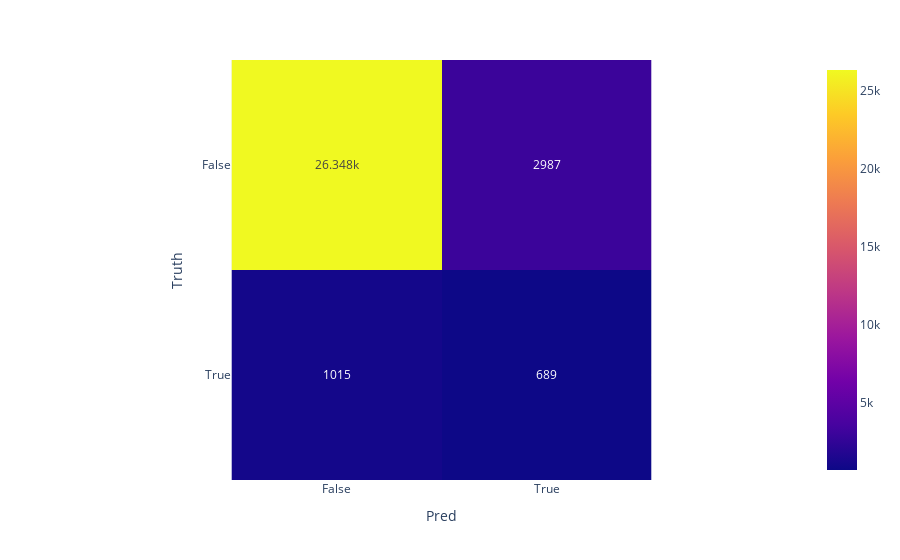

The notebook cell saved with this chart:
### Code cell
import plotly.express as px

fig = px.imshow([[tn, fp], [fn, tp]], text_auto=True, labels=dict(y="Truth", x="Pred"),
                x=["False", "True"],
                y=["False", "True"]
               )
fig.show()

### Figure 1 — Plotly figure (JSON) as saved in the notebook; plotly's stock layout.template omitted (floating-point values rounded to 4 significant figures)
{"data": [{"coloraxis": "coloraxis", "hovertemplate": "Pred: %{x}<br>Truth: %{y}<br>color: %{z}<extra></extra>", "name": "0", "texttemplate": "%{z}", "type": "heatmap", "x": ["False", "True"], "xaxis": "x", "y": ["False", "True"], "yaxis": "y", "z": [[26348, 2987], [1015, 689]]}], "layout": {"coloraxis": {"colorscale": [[0, "#0d0887"], [0.1111, "#46039f"], [0.2222, "#7201a8"], [0.3333, "#9c179e"], [0.4444, "#bd3786"], [0.5556, "#d8576b"], [0.6667, "#ed7953"], [0.7778, "#fb9f3a"], [0.8889, "#fdca26"], [1, "#f0f921"]]}, "margin": {"t": 60}, "xaxis": {"anchor": "y", "constrain": "domain", "domain": [0, 1], "scaleanchor": "y", "title": {"text": "Pred"}}, "yaxis": {"anchor": "x", "autorange": "reversed", "constrain": "domain", "domain": [0, 1], "title": {"text": "Truth"}}}}
